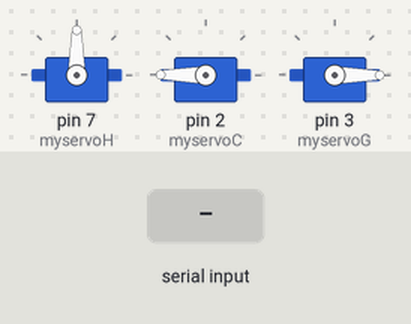
A sketch run on a simulated Arduino Uno, built with avr-gcc and run on an emulated ATmega328P. On the bench: 3 × servo. Inputs (shaded band) come from the test bench.

Above: at 2.2 s.
2.3 s: "3\n" received over Serial
At 3.95 s:
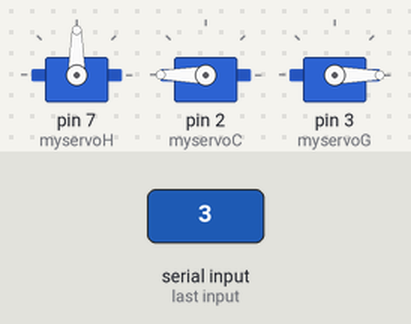
5.3 s: "1,90\n" received over Serial
At 6.1 s:
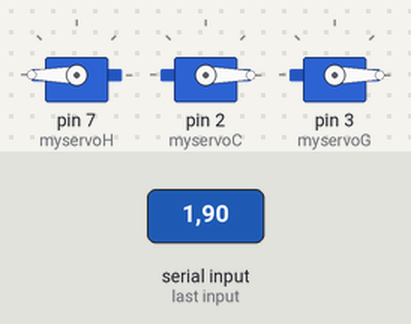
6.8 s: "2\n" received over Serial
At 7.2 s:
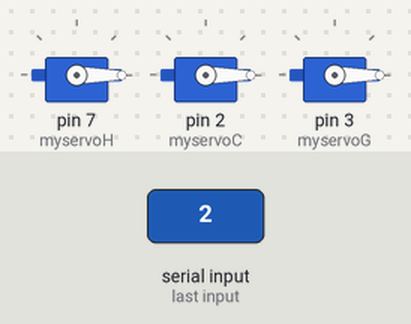
8.3 s: "4\n" received over Serial
At 8.67 s:
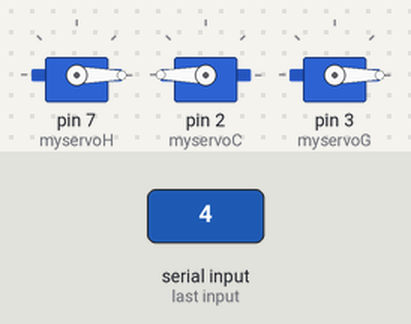
11.3 s: "," received over Serial
At 12.0 s:
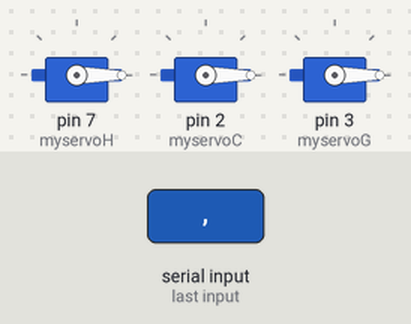
12.8 s: "1,90,45\n" received over Serial
At 14.8 s:
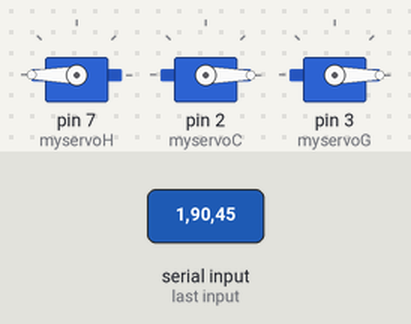
Timing chart, 0 to 16.3 s (numbered marks = the images above; inputs shaded):
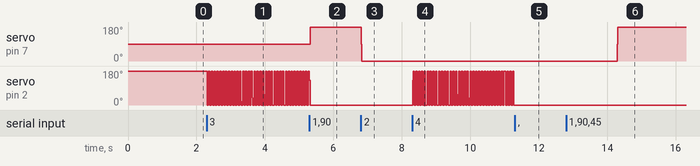

The sketch:

arduTeleop856pm.ino
```cpp
#include <Servo.h>

Servo myservoH;  // create a servo object hombro
Servo myservoC; // create a servo object codo
Servo myservoG; // create a servo object garra

// iniciar variables mensaje serial
int y1=0;
int y2=0;
int y3=0;
int y4=0;
int suma_h = 90;
int suma_c = 180;
int suma_g = 0;

void setup() {
  Serial.begin(250000);
  Serial.setTimeout(1);
  myservoH.attach(7);// hombro
  myservoC.attach(2);// codo
  myservoG.attach(3);// garra
  myservoC.write(180);
  myservoG.write(0);
  delay(1000);
  myservoH.write(90);


}

void loop() {


  if (Serial.available() > 0) {

  String inputString = Serial.readString();

  int values[4]; // array to store the four parsed floats
  int valueIndex = 0; // index to keep track of which float is being parsed
  int commaIndex = 0; // index to keep track of the comma position

  while (commaIndex >= 0) {
    commaIndex = inputString.indexOf(","); // find the next comma in the input string
    if (commaIndex >= 0) {
      values[valueIndex] = atoi(inputString.substring(0, commaIndex).c_str()); // parse the float between the start of the string and the comma
      inputString = inputString.substring(commaIndex + 1); // remove the parsed float and the comma from the input string
      valueIndex++; // increment the index to parse the next float
    }
  }

  values[valueIndex] = atoi(inputString.c_str()); // parse the final float in the input string


  // destructure
  y1 = values[0]; //cual servo se mueve
  y2 = values[1]; //vel servo hombro
  y3 = values[2]; //vel servo codo
  y4 = values[3]; //vel servo garra

  }

  //hombro adelante
  if(y1==1) {
    if(suma_h<180){
    suma_h=suma_h+y2;
    delay(10);
    myservoH.write(suma_h);
    }


  }
  //hombro atras
  if(y1==2) {

    suma_h=suma_h-y2;
    delay(10);
    myservoH.write(suma_h);

  }
  //codo adelante
  if(y1==3) {

    suma_c = suma_c - y3;
    delay(10);
    myservoC.write(suma_c);


  }
  //codo atras
  if(y1==4) {
    suma_c=suma_c + y3;
    delay(10);
    myservoC.write(suma_c);


   //abrir
  }
  if(y1==5) {
    suma_g= suma_g +y4;
    delay(10);
    myservoG.write(suma_g);

  }
//cerrar garra
  if(y1==6) {
    suma_g= suma_g - y4;
    delay(10);
    myservoG.write(suma_g);

  }

}
  // put your setup code here, to run once:
```

Measured:
- after the input at 2.3 s, servo on pin 2 (myservoC): ramps from 180° to 0° and jumps back, once every 0.08 s
- after the input at 5.3 s, servo on pin 7 (myservoH): 90° → 180° at once; servo on pin 2 (myservoC): goes on until 5.3 s, then stays 0°
- after the input at 6.8 s, servo on pin 7 (myservoH): 180° → 0° at once
- after the input at 8.3 s, servo on pin 7 (myservoH): stays 0° (without the input it goes to 180° after 2.2 s); servo on pin 2 (myservoC): ramps from 0° to 180° and jumps back, once every 0.08 s
- after the input at 11.3 s, servo on pin 2 (myservoC): stays 0° (without the input it goes to 180° after 0.02 s)
- after the input at 12.8 s, servo on pin 7 (myservoH): 0° → 180° after 1.5 s
